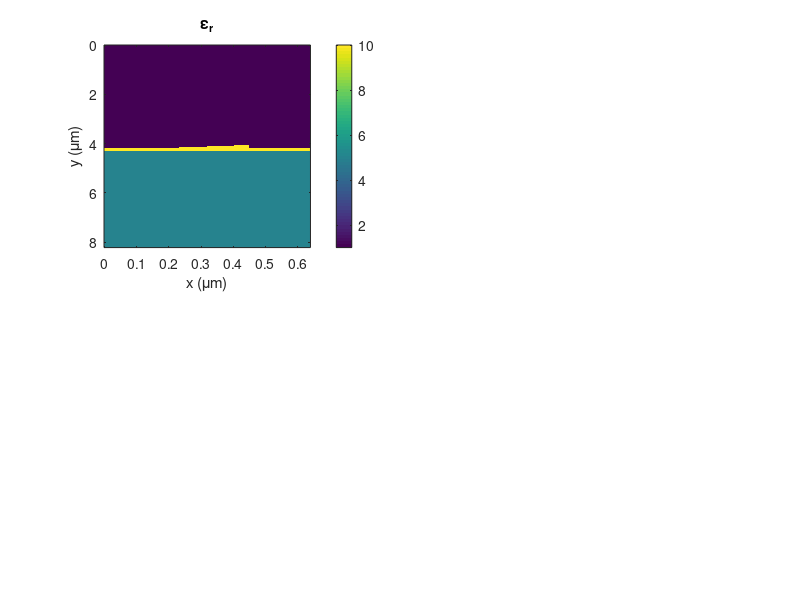

The MATLAB script that drew this image: (Note: this script raises an error after producing the figure.)
%%%%%%%%%%%%%%%%%%%%%%%%%%%%%%%%%%%%%%%%%%%%%%%%%%%%%%%%%%%%%%%%%%%%%%%%%%
%   Resonance Grating - FDFD Simulation
%       This MATLAB files simulates a single period of a rectangular
%       grating using the Finite-Difference Frequency Domain method.
%       The wavelength sweep goes from 2 um to 1 um.
%%%%%%%%%%%%%%%%%%%%%%%%%%%%%%%%%%%%%%%%%%%%%%%%%%%%%%%%%%%%%%%%%%%%%%%%%%
set(0,'DefaultFigureWindowStyle','docked');

% close all;
clc;
clear all;
close all;

% UNITS
micrometers = 1;
millimeters = 1e3 * micrometers;
meters = 1e3 * millimeters;
degrees = pi/180;
seconds = 1;
hertz = 1/seconds;
gigahertz = 1e9 * hertz;

% CONSTANTS
c0 = 299792458 * meters/seconds;

% POINTS FOR SWEEP 
Nf = 201;
tot_ref = zeros(1,Nf);
tot_trn = tot_ref;
tot_con = tot_ref;

% FIGURE SETTINGS 
fig = 1;        % 0 for no figures, 1 for figure animation

%%%%%%%%%%%%%%%%%%%%%%%%%%%%%%%%%%%%%%%%%%%%%%%%%%%%%%%%%%%%%%%%%%%%%%%%%
%% DEFINE SIMULATION PARAMETERS
%%%%%%%%%%%%%%%%%%%%%%%%%%%%%%%%%%%%%%%%%%%%%%%%%%%%%%%%%%%%%%%%%%%%%%%%%
% SOURCE PARAMETERS
SRC.lam0 = 1.55 * micrometers;    % Free space wavelength
SRC.theta = 0 * degrees;
SRC.MODE = 'E';                   % EM mode
f0 = c0/SRC.lam0;
lam01 = 1.2 * micrometers;
lam02 = 1.9 * micrometers;
lam0 = linspace(lam01,lam02,Nf);

% GRATING PARAMETERS
lamd = 1.55 * micrometers;      % Design wavelength
fd   = c0/lamd;                 % Design frequency
ur   = 1.0;                     % Grating permeability
er   = 10.0;                     % Grating permittivity
nr   = sqrt(ur*er);             % Substrate refractive index 
L    = 0.4139*lamd;             % Grating period (DO NOT CHANGE)
t    = 0.1583*lamd;             % Substrate thickness
d    = 0.5000*t;             % Grating depth
ff   = 0.6;                     % Fill fraction  (DO NOT CHANGE)

% EXTERNAL MATERIALS
ur1 = 1.0;                    % Reflection region permeability
er1 = 1.0;                    % Reflection region permittivity
ur2 = 1.0;                    % Transmission region permeability
er2 = 5.0;                    % Transmission region permittivity

% GRID PARAMETERS
NRES = 60;                    % Grid resolution
BUFZ = 2*lam02 * [1 1];       % Spacer region above and below grating
DEV.NPML = [20 20];           % Size of PML at top and bottom of grid

%%%%%%%%%%%%%%%%%%%%%%%%%%%%%%%%%%%%%%%%%%%%%%%%%%%%%%%%%%%%%%%%%%%%%%%%%
%% CALCULATE OPTIMIZED GRID
%%%%%%%%%%%%%%%%%%%%%%%%%%%%%%%%%%%%%%%%%%%%%%%%%%%%%%%%%%%%%%%%%%%%%%%%%
% Calculate refractive indices
ndev = sqrt(ur*er);
nref = sqrt(ur1*er1);
ntrn = sqrt(ur2*er2);

% Consider wavelengths
lam_min = min([lam01 lam02])/max([ndev nref ntrn]);
dlam = lam_min/NRES; 

% Consider mechanical parameters
dmin = ff*L;   % Fill fraction is
dd = dmin/2;   % Delta for distance

% Choose the highest resolution
dx = dlam;
dy = dx;

% dx =    0.055172006602080
% dy = dx;

% Snap grid to critical dimension (in this case L and d+t)
Nx = 2*ceil(L/dx/2) + 1;      % First guess at grid spacing (odd for periodic)
Ny = ceil((d+t)/dy);

% Calculate new grid resolutions
dx = L/Nx;
dy = (d+t)/Ny;

% Incorporate PML and spacer regions
Ny = Ny + DEV.NPML(1) + DEV.NPML(2) + ceil(BUFZ(1)/dy) + ceil(BUFZ(2)/dy);

% Calculate 2x grid
Nx2 = 2*Nx;
Ny2 = 2*Ny;
dx2 = dx/2;
dy2 = dy/2;
DEV.RES = [dx2,dy2];
xa2 = [0:Nx2-1]*dx2;
ya2 = [0:Ny2-1]*dy2;

%%%%%%%%%%%%%%%%%%%%%%%%%%%%%%%%%%%%%%%%%%%%%%%%%%%%%%%%%%%%%%%%%%%%%%%%%
%% BUILD DEVICE ON 2x GRID
%%%%%%%%%%%%%%%%%%%%%%%%%%%%%%%%%%%%%%%%%%%%%%%%%%%%%%%%%%%%%%%%%%%%%%%%%
UR2 = ur1*ones(Nx2,Ny2);
ER2 = er1*ones(Nx2,Ny2);

% Calculate start and stop indices for filling in the grid
nt1 = 2*DEV.NPML(1) + ceil(BUFZ(1)/dy2);
nt2 = nt1 + round((t-d)/dy2) - 1;
% nd1 = round((nt2+nt1)/2);
% nd2 = nt2;
nd1 = nt1+1;
nd2 = nt2 + round(d/dy2);
nx1 = round(Nx2*ff/2);
nx2 = round(Nx2 - Nx2*ff/2);

% Fill in the permeability regions
UR2(:,:) = ur;

% Fill in the permittivity regions
ER2(:,nt1:nt2) = er;
ER2(:,1:nt1-1) = er2;

% Create sawtooth
Ls = (nx2-nx1+1)*dx2;
nd1 = nt2;

for n = 0:nx2-nx1+1
    Sn = n*dx2;
    nd2 = nd1 + round((d/Ls * Sn)/dy2);
    ER2(nx1+n,nd1:nd2) = er;
end
% ER2(nx1:nx2,nd1:nd2) = er;

DEV.UR2 = fliplr(UR2);
DEV.ER2 = fliplr(ER2);


figure('color','w');
if fig
    subplot(2,2,1);
end
imagesc(xa2,ya2,DEV.ER2');
title('\epsilon_r');
xlabel('x (\mum)'); ylabel('y (\mum)');
colorbar;

%%%%%%%%%%%%%%%%%%%%%%%%%%%%%%%%%%%%%%%%%%%%%%%%%%%%%%%%%%%%%%%%%%%%%%%%%
%% IMPLEMENT FDFD
%%%%%%%%%%%%%%%%%%%%%%%%%%%%%%%%%%%%%%%%%%%%%%%%%%%%%%%%%%%%%%%%%%%%%%%%%
for n = 1:Nf
    tic;
    SRC.lam0 = lam0(n);         %angle of incidence
    DAT = fdfd2d(DEV,SRC);
    tot_ref(n) = DAT.REF;
    tot_trn(n) = DAT.TRN;
    tot_con(n) = DAT.CON;
    clc;
    time = toc;
    min = floor(time*(Nf-n)/60);
    sec = round((time*(Nf-n)/60 - min)*60);
    disp(['Estimated Time: ' num2str(min) ' minutes '...
            num2str(sec) ' seconds']);
    disp([num2str(n) ' out of ' num2str(Nf) ' Iterations']);

    if fig
        subplot(2,2,2);
        imagesc(dx.*[0,Nx-1],dy.*[0,Ny-1],real(DAT.F)'); 
        title([SRC.MODE ' Mode @ ' num2str(SRC.lam0) ' \mum']);
        shading interp;
        xlabel('x (\mum)'); ylabel('y (\mum)');
        colorbar;
    %     axis equal tight;

        subplot(2,2,3:4)
        plot(lam0(1:n)./micrometers,100.*tot_ref(1:n),'r','linewidth',2);
        hold on;
        plot(lam0(1:n)./micrometers,100.*tot_trn(1:n),'b','linewidth',2);
        plot(lam0(1:n)./micrometers,100.*tot_con(1:n),'--k','linewidth',2);
        hold off;
        title([SRC.MODE ' Mode Wavelength Sweep']);
        xlabel('Wavelength \lambda (\mum)'); ylabel('Power (%)');
        legend('Reflectance','Transmittance','Conservation');
        xlim([lam0(1) lam0(end)]./micrometers); ylim([0 102]);
        drawnow;
    end
end
%%%%%%%%%%%%%%%%%%%%%%%%%%%%%%%%%%%%%%%%%%%%%%%%%%%%%%%%%%%%%%%%%%%%%%%%%
%% DISPLAY
%%%%%%%%%%%%%%%%%%%%%%%%%%%%%%%%%%%%%%%%%%%%%%%%%%%%%%%%%%%%%%%%%%%%%%%%%

disp('DASHBOARD PARAMETERS:');
disp(['Source Frequency = ' num2str(f0(end)./gigahertz) ' GHz']);
disp(['Angle of Incidence = ' num2str(SRC.theta./degrees) ' degrees']);
disp(['Electromagnetic Mode = ' SRC.MODE]);
disp(['Device Design Frequency = ' num2str(fd./gigahertz) ' GHz']);
disp(['ff = ' num2str(ff*100) ' %']);
disp(['L = ' num2str(L./micrometers) ' mm']);
disp(['d = ' num2str(d./micrometers) ' mm']);
disp(['t = ' num2str(t./micrometers) ' mm']);
disp(['ur = ' num2str(ur)]);
disp(['er = ' num2str(er)]);
disp(['ur1 = ' num2str(ur1)]);
disp(['er1 = ' num2str(er1)]);
disp(['ur2 = ' num2str(ur2)]);
disp(['er2 = ' num2str(er2)]);
disp(['NRES = ' num2str(NRES)]);
disp(['BUFZ = [' num2str(BUFZ(1)/SRC.lam0) ' ' num2str(BUFZ(2)/SRC.lam0) ']*lam0']);
disp(['NPML = [' num2str(DEV.NPML(1)) ' ' num2str(DEV.NPML(2)) ']']);
disp(' ');

ref_diff_orders = find(DAT.RDE);
trn_diff_orders = find(DAT.TDE);
disp('REFLECTION DIFFRACTION ORDERS:');
for n = ref_diff_orders(1):ref_diff_orders(end)
    disp(['RDE(' num2str(n - ceil(Nx/2)) ') = ' num2str(100*DAT.RDE(n)) '%']);
end
disp(' ');
disp('TRANSMISSION DIFFRACTION ORDERS:');
for n = trn_diff_orders(1):trn_diff_orders(end)
    disp(['TDE(' num2str(n - ceil(Nx/2)) ') = ' num2str(100*DAT.TDE(n)) '%']);
end
disp(' ');

disp('OVERALL:');
disp(['REF = ' num2str(100*DAT.REF) '%']);
disp(['TRN = ' num2str(100*DAT.TRN) '%']);
disp(['CON = ' num2str(100*DAT.CON) '%']);

figure('color','white');
plot(lam0./micrometers,100.*tot_ref,'r','linewidth',2);
hold on;
plot(lam0./micrometers,100.*tot_trn,'b','linewidth',2);
plot(lam0./micrometers,100.*tot_con,'--k','linewidth',2);
hold off;
title([SRC.MODE ' Mode Wavelength Sweep']);
xlabel('Wavelength \lambda (\mum)'); ylabel('Power (%)');
legend('Reflectance','Transmittance','Conservation');
xlim([lam0(1) lam0(end)]./micrometers); ylim([0 102]);




